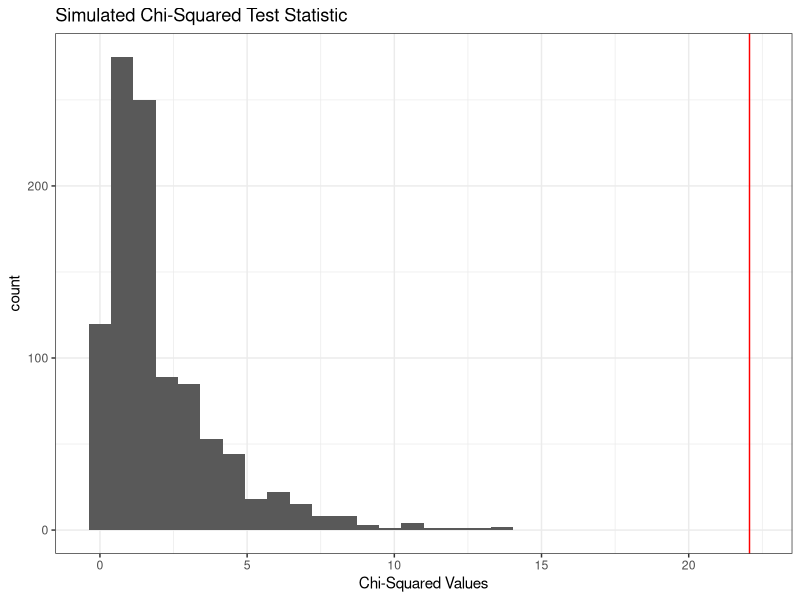
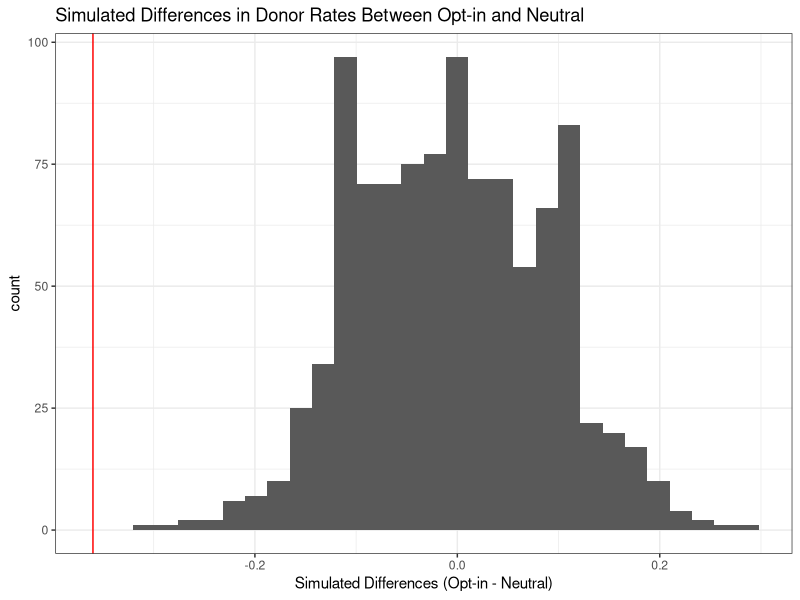
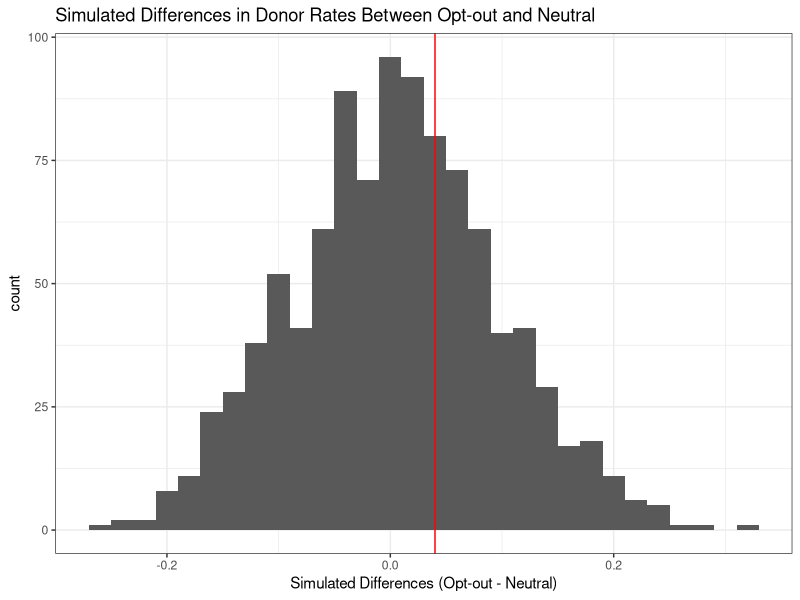

These charts were generated, in order, by the following R code:
## ---- chunk 1
#| include: false

library(tidyverse)
## ---- chunk 2
#| include: false

#data#

organ_data <- tibble(option = rep(c("Opt-in", "Opt-out", "Neutral"), each = 50),
                       choice = c(rep("Donor", 21), rep("Non-Donor", 29), 
                                   rep("Donor", 41), rep("Non-Donor", 9),
                                  rep("Donor", 39), rep("Non-Donor", 11)))
print(organ_data, n = Inf)

sample(organ_data$option)
## ---- chunk 3
#| include: false

#function#

histogram <- function(dataset, xvar, value, title, x)  {
  ggplot() +
    geom_histogram(data = dataset, mapping = aes(x = {{ xvar }})) +
    geom_vline(xintercept = value, color = "red") +
    labs(title = title, x = x) +
    theme_bw()
    }
## ---- chunk 4
#| include: false

organ_summary <- organ_data |>
  group_by(option) |>
  summarize(prop_donor = mean(choice == "Donor"))
## ---- chunk 5
#| include: FALSE
chisq_p <- chisq.test(table(organ_data))$p.value
chisq_s <- chisq.test(table(organ_data))$statistic
## ---- chunk 6
#| include: FALSE

#simulation#

chisq2 <- vector("double", 1000)
for(i in 1:1000) {
  organ_data2 <- organ_data |>
    mutate(option = sample(option)) 
  chisq2[i] <- chisq.test(table(organ_data2))$statistic}
## ---- chunk 7
#| echo: FALSE
#| warning: FALSE
null_hypothesis2 <- tibble(chisq2 = chisq2)

histogram(dataset = null_hypothesis2, xvar = chisq2, value = chisq_s, title = "Simulated Chi-Squared Test Statistic", x = "Chi-Squared Values")

p_value2 <- sum(abs(chisq2) >= abs(chisq_s)) / 1000
p_value2
## ---- chunk 8
#| include: false 
#opt in vs neutral#

organ_summary1 <- organ_data |>
  group_by(option) |>
  summarize(prop_donor = mean(choice == "Donor"))
observed_diff1 <- organ_summary1[[2]][2] - organ_summary1[[2]][1]

## ---- chunk 9
#| include: false

#simulation#

simulated_diffs1 <- vector("double", 1000)
for(i in 1:1000) {
  organ_summary1 <- organ_data |>
    mutate(option = sample(option)) |>
    group_by(option) |>
    summarize(prop_donor = mean(choice == "Donor"))
  simulated_diffs1[[i]] <- organ_summary1[[2]][2] - organ_summary1[[2]][1]}
## ---- chunk 10
#| warning: false
#| echo: false
null_hypothesis1 <- tibble(simulated_diffs1 = simulated_diffs1)

histogram(dataset = null_hypothesis1, xvar = simulated_diffs1, value = observed_diff1, title = "Simulated Differences in Donor Rates Between Opt-in and Neutral", x = "Simulated Differences (Opt-in - Neutral)")

p_value1 <- sum(abs(simulated_diffs1) >= abs(observed_diff1)) / 1000
p_value1
## ---- chunk 11
#| include: false
#opt-out vs neutral#
organ_summary3 <- organ_data |>
  group_by(option) |>
  summarize(prop_donor = mean(choice == "Donor"))
observed_diff3 <- organ_summary3[[2]][3] - organ_summary3[[2]][1]
## ---- chunk 12
#| include: false

#simulation#

simulated_diffs3 <- vector("double", 1000)
for(i in 1:1000) {
  organ_summary3 <- organ_data |>
    mutate(option = sample(option)) |>
    group_by(option) |>
    summarize(prop_donor = mean(choice == "Donor"))
  simulated_diffs3[[i]] <- organ_summary3[[2]][3] - organ_summary3[[2]][1]}
## ---- chunk 13
#| warning: false
#| echo: false
null_hypothesis3 <- tibble(simulated_diffs3 = simulated_diffs3)

histogram(dataset = null_hypothesis3, xvar = simulated_diffs3, value = observed_diff3, title = "Simulated Differences in Donor Rates Between Opt-out and Neutral", x = "Simulated Differences (Opt-out - Neutral)")

p_value3 <- sum(abs(simulated_diffs3) >= abs(observed_diff3)) / 1000
p_value3
